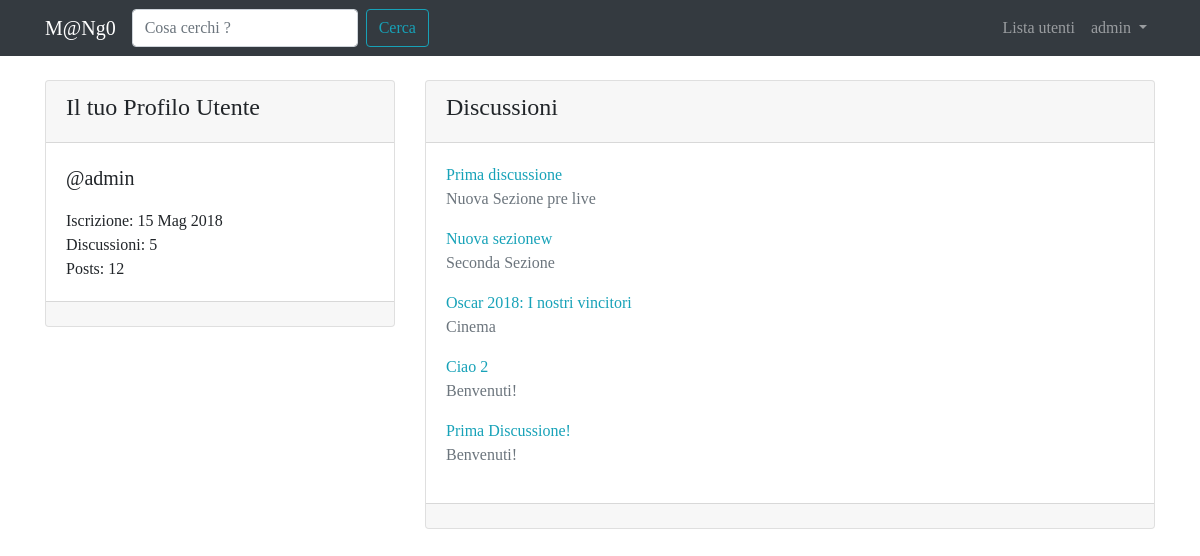
The app's page /user/admin/ (signed in) with its own data.
### forum/models.py (models this page shows, shortened)
class Discussione(models.Model):
    titolo = models.CharField(max_length=120)
    data_creazione = models.DateTimeField(auto_now_add=True)
    autore_discussione = models.ForeignKey(User, on_delete=models.CASCADE, related_name="discussioni")
    sezione_appartenenza = models.ForeignKey(Sezione, on_delete=models.CASCADE)
    def get_absolute_url(self):
        return reverse('visualizza_discussione', kwargs={"pk":self.pk})
    """ indica il numero di pagine presenti nella discussione """
    class Meta:
        verbose_name = "Discussione"
        verbose_name_plural = "Discussioni"

class Sezione(models.Model):
    nome_sezione = models.CharField(max_length=80)
    descrizione = models.CharField(max_length=150, blank=True, null=True)
    logo_sezione = models.ImageField(blank=True, null=True)
    def __str__(self):
        return self.nome_sezione
    class Meta:
        verbose_name = "Sezione"
        verbose_name_plural = "Sezioni"

### core/views.py (the view)
# urls.py: path('user/<username>/', views.userProfileView, name='user_profile'),
def userProfileView(request, username):
    user = get_object_or_404(User, username=username)
    discussioni_utente = Discussione.objects.filter(autore_discussione=user).order_by("-pk")
    context = {"user":user, "discussioni_utente":discussioni_utente}
    return render(request, 'core/user_profile.html', context)

### core/templates/core/user_profile.html (shortened to what this page needs)
{% extends 'base.html' %}
{% block content %}
  <div class="row mt-3">
      <div class="col-4">
        <div class="card my-2">
          <div class="card-header">
            <h4>{% if request.user == user %} Il tuo {% endif %} Profilo Utente</h4>
          </div>
          <div class="card-body">
            <p class="lead">@{{ user }}</p>
            <p class="mb-0">Iscrizione: {{ user.date_joined|date:"d M Y" }}</p>
            <p class="mb-0">Discussioni: {{ user.discussioni.count }}</p>
            <p class="mb-0">Posts: {{ user.posts.count }}</p>
          </div>
          <div class="card-footer"></div>
        </div>
      </div>
      <div class="col-8">
        <div class="card my-2">
          <div class="card-header">
            <h4>Discussioni</h4>
          </div>
          <div class="card-body">
            {% for discussione in discussioni_utente %}
              <a href="{{ discussione.get_absolute_url }}">{{ discussione.titolo }}</a>
              <p class="text-muted">{{ discussione.sezione_appartenenza }}</p>
            {% empty %}
              {% if request.user != user %}
                <p>{{ user }} non ha creato alcuna discussione!</p>
              {% else %}
                <p>Non hai creato alcuna discussione!</p>
              {% endif %}
            {% endfor %}
          </div>
          <div class="card-footer"></div>
        </div>
      </div>
  </div>
{% endblock content %}

### templates/base.html (shortened to what this page needs)
{% load static %}
<!doctype html>
<html lang="en">
  <head>
    <link rel="stylesheet" href="https://stackpath.bootstrapcdn.com/bootstrap/4.1.1/css/bootstrap.min.css">
    <link rel="stylesheet" href="https://use.fontawesome.com/releases/v5.0.13/css/all.css">
    <link rel="stylesheet" href="{% static 'css/mango.css' %}">
  </head>
  <body>
    <nav class="navbar navbar-expand-lg navbar-dark bg-dark">
        <div class="container">
            <a class="navbar-brand" href="{% url 'homepage' %}">M@Ng0</a>
            <div class="collapse navbar-collapse" id="navbarSupportedContent">
                <form class="form-inline my-2 my-lg-0" action="{% url 'funzione_cerca' %}">
                  <input name="q" class="form-control mr-sm-2" type="search" placeholder="Cosa cerchi ?" aria-label="Search">
                  <button class="btn btn-outline-info my-2 my-sm-0" type="submit">Cerca</button>
                </form>
                <ul class="navbar-nav ml-auto">
                  <li class="nav-item">
                    <a class="nav-link" href="{% url 'user_list' %}">Lista utenti <span class="sr-only">(current)</span></a>
                  </li>
                  {% if request.user.is_authenticated %}
                        <li class="nav-item dropdown">
                          <a class="nav-link dropdown-toggle" href="#" id="navbarDropdown" role="button" data-toggle="dropdown" aria-haspopup="true" aria-expanded="false">
                            {{ request.user.username }}
                          </a>
                        </li>
                  {% endif %}
                </ul>
          </div>
      </div>
    </nav>
    <div class="container">
      {% block content %}
      {% endblock content %}
    </div>
  </body>
</html>

### static-storage/css/mango.css (style rules this page uses)
body { font-family: 'Slabo 27px', serif; }
a, a:hover { color: #17a2b8; }

### records on screen
Discussione: titolo "Prima discussione", sezione_appartenenza "Nuova Sezione pre live"
Discussione: titolo "Nuova sezionew", sezione_appartenenza "Seconda Sezione"
Discussione: titolo "Oscar 2018: I nostri vincitori", sezione_appartenenza "Cinema"
Discussione: titolo "Ciao 2", sezione_appartenenza "Benvenuti!"
Discussione: titolo "Prima Discussione!", sezione_appartenenza "Benvenuti!"

### other values on screen
{{ request.user.username }} "admin"
{{ user }} "admin"
{{ user.date_joined|date:"d M Y" }} "15 Mag 2018"
{{ user.discussioni.count }} "5"
{{ user.posts.count }} "12"
